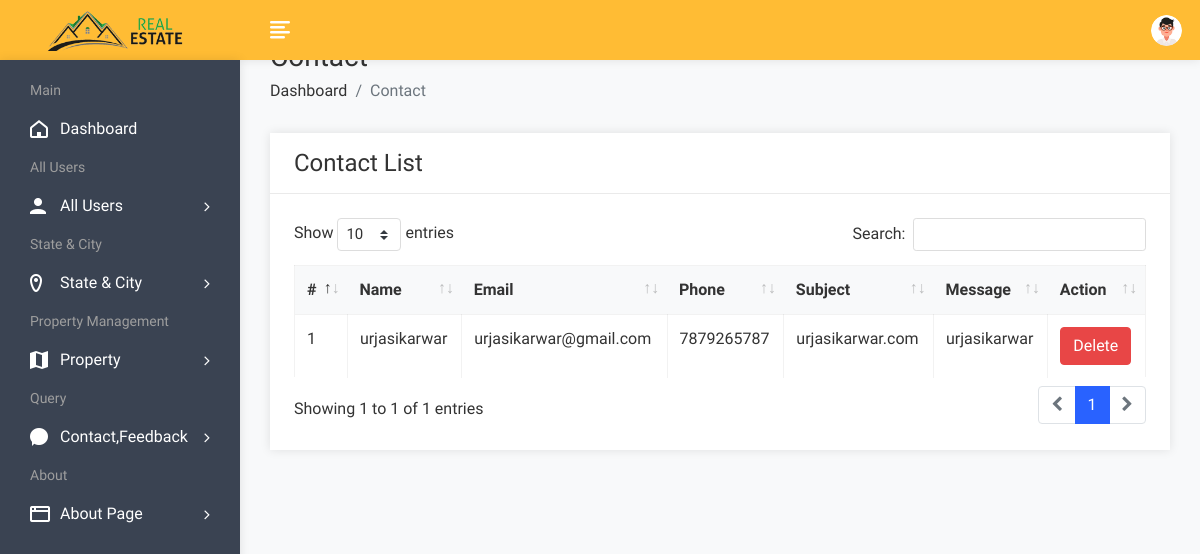
Screenshot of /admin/contactview.php (signed in) with the database file from the repository.
### tables this page shows
CREATE TABLE `contact` (
  `cid` int(50) NOT NULL,
  `name` varchar(100) NOT NULL,
  `email` varchar(100) NOT NULL,
  `phone` varchar(20) NOT NULL,
  `subject` varchar(100) NOT NULL,
  `message` varchar(250) NOT NULL
);

### admin/contactview.php (the view, shortened to what this page needs)
<!DOCTYPE html>
<html lang="en">
<head>
        <link rel="stylesheet" href="assets/css/bootstrap.min.css">
        <link rel="stylesheet" href="assets/css/font-awesome.min.css">
        <link rel="stylesheet" href="assets/css/feathericon.min.css">
		<link rel="stylesheet" href="assets/plugins/datatables/dataTables.bootstrap4.min.css">
		<link rel="stylesheet" href="assets/plugins/datatables/responsive.bootstrap4.min.css">
		<link rel="stylesheet" href="assets/plugins/datatables/select.bootstrap4.min.css">
		<link rel="stylesheet" href="assets/plugins/datatables/buttons.bootstrap4.min.css">
        <link rel="stylesheet" href="assets/css/style.css">
    </head>
    <body>
				<?php include("header.php"); ?>
            <div class="page-wrapper">
                <div class="content container-fluid">
					<div class="page-header">
						<div class="row">
							<div class="col">
								<h3 class="page-title">Contact</h3>
								<ul class="breadcrumb">
									<li class="breadcrumb-item"><a href="dashboard.php">Dashboard</a></li>
									<li class="breadcrumb-item active">Contact</li>
								</ul>
							</div>
						</div>
					</div>
					<div class="row">
						<div class="col-sm-12">
							<div class="card">
								<div class="card-header">
									<h4 class="card-title">Contact List</h4>
								</div>
								<div class="card-body">
									<table id="basic-datatable" class="table table-bordered table-hover">
                                            <thead>
                                                <tr>
                                                    <th>#</th>
                                                    <th>Name</th>
                                                    <th>Email</th>
                                                    <th>Phone</th>
													<th>Subject</th>
                                                    <th>Message</th>
                                                    <th>Action</th>
                                                </tr>
                                            </thead>
                                            <tbody>
											<?php
												$query=mysqli_query($con,"select * from contact");
												$cnt=1;
												while($row=mysqli_fetch_row($query))
													{
											?>
                                                <tr>
                                                    <td><?php echo $cnt; ?></td>
                                                    <td><?php echo $row['1']; ?></td>
                                                    <td><?php echo $row['2']; ?></td>
                                                    <td><?php echo $row['3']; ?></td>
                                                    <td><?php echo $row['4']; ?></td>
													<td><?php echo $row['5']; ?></td>
                                                    <td><a href="contactdelete.php?id=<?php echo $row['0']; ?>"><button class="btn btn-danger">Delete</button></a></td>
                                                </tr>
                                                <?php
												$cnt=$cnt+1;
												}
												?>
                                            </tbody>
                                        </table>
								</div>
							</div>
						</div>
					</div>
				</div>
			</div>
    </body>
</html>

### rows the page displays
contact: name "urjasikarwar", email "urjasikarwar@gmail.com", phone "7879265787", subject "urjasikarwar.com", message "urjasikarwar"
